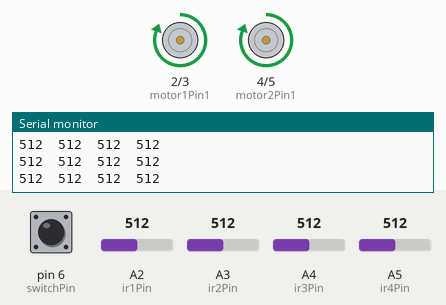
Bench run of a sketch on a simulated Arduino Uno, built with avr-gcc and run on an emulated ATmega328P. Shown: motor-driver pin pairs drawn as motors (green arrow = first pin HIGH = forward, orange = second pin HIGH = backward, longer = more drive), the last lines printed to the serial monitor. The inputs (shaded band) are chosen by the test bench; at power-on: A3 (ir2Pin) = 512, A4 (ir3Pin) = 512, pin 6 (switchPin) HIGH, A2 (ir1Pin) = 512, A5 (ir4Pin) = 512.

Above: at 1.2 s.
1.3 s: A3 (ir2Pin) set to 518
At 4.26 s:
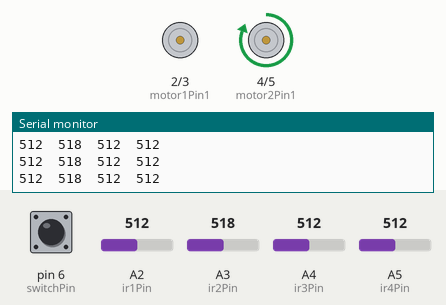
4.3 s: A4 (ir3Pin) set to 30
At 4.46 s:
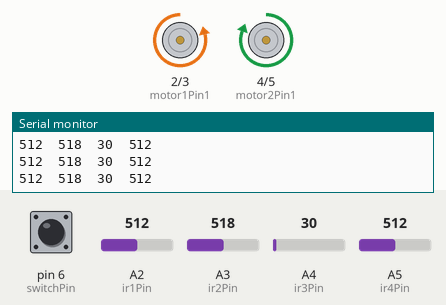
7.3 s: pin 6 (switchPin) pulled LOW for 3.2 s
At 8.2 s:
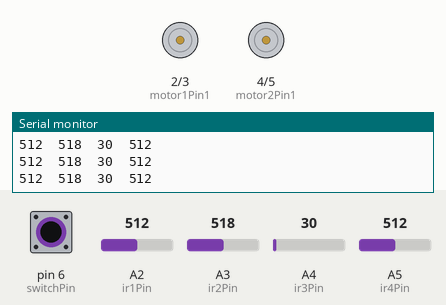
At 8.8 s:
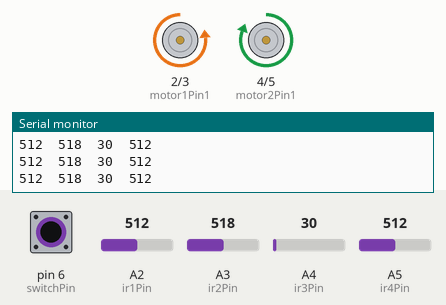
12.0 s: A2 (ir1Pin) set to 891
15.0 s: A2 (ir1Pin) set to 910
18.0 s: A3 (ir2Pin) set to 716
Timing chart, 0 to 24.0 s (numbered marks = the images above; inputs shaded):
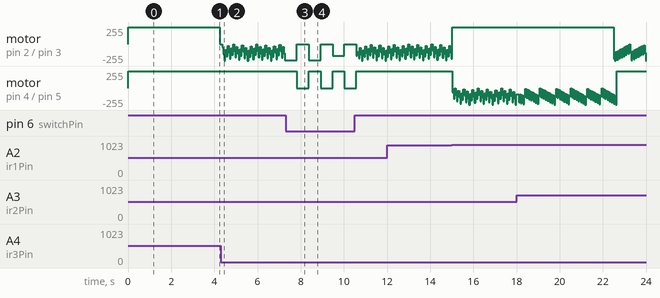

Measured:
- the behaviour switches between 517 and 518 on A3 (ir2Pin) (found by bisection; images 0 and 1)
- after the input at 1.3 s, motor on pin 2 (motor1Pin1) / pin 3 (motor1Pin2): forward 255/255 → stopped after 3.0 s
- after the input at 7.3 s, motor on pin 4 (motor2Pin1) / pin 5 (motor2Pin2): alternates forward 255/255 for 0.55 s and stopped for 0.55 s, 6 changes in all, then stays forward 255/255, starting after 0.52 s

The sketch:

sketch_may25b.ino
```cpp
// Define motor pins
const int motor1Pin1 = 2;
const int motor1Pin2 = 3;
const int motor2Pin1 = 4;
const int motor2Pin2 = 5;

// Define IR sensor pins
const int ir1Pin = A2;
const int ir2Pin = A3;
const int ir3Pin = A4;
const int ir4Pin = A5;

// Define IR sensor threshold
const int threshold = 900; // Adjust this threshold value as per your line color and lighting conditions

// Define switch pin
const int switchPin = 6;

// PID Constants
const float Kp = 0.5;   // Proportional constant
const float Ki = 0.2;   // Integral constant
const float Kd = 0.1;   // Derivative constant

// Define variables for PID control
float error = 0;
float lastError = 0;
float integral = 0;
float derivative = 0;
float pidValue = 0;

bool motorsEnabled = true;

void setup() {
  // Initialize motor pins as outputs
  pinMode(motor1Pin1, OUTPUT);
  pinMode(motor1Pin2, OUTPUT);
  pinMode(motor2Pin1, OUTPUT);
  pinMode(motor2Pin2, OUTPUT);

  // Initialize switch pin as input
  pinMode(switchPin, INPUT_PULLUP);

  // Initialize serial communication
  Serial.begin(9600);
}

void loop() {
  // Check the state of the switch
  if (digitalRead(switchPin) == LOW) {
    motorsEnabled = !motorsEnabled; // Toggle the motorsEnabled variable
    delay(500); // Add a small delay for switch debounce
  }

  if (motorsEnabled) {
    // Read IR sensor values
    int ir1 = analogRead(ir1Pin);
    int ir2 = analogRead(ir2Pin);
    int ir3 = analogRead(ir3Pin);
    int ir4 = analogRead(ir4Pin);

    // Print IR sensor values to serial monitor
    Serial.print(ir1);
    Serial.print("\t");
    Serial.print(ir2);
    Serial.print("\t");
    Serial.print(ir3);
    Serial.print("\t");
    Serial.println(ir4);

    // Determine direction to turn
    int turn = 0;
    if (ir1 < threshold) {
      turn = 1;
    }
    else if (ir4 < threshold) {
      turn = -1;
    }
    else if (ir2 && ir3 && ir4 && ir1 > threshold){
      turn = 0;
    }
    // PID control
    error = ir3 - ir2; // Adjust the IR sensor order for line-following
    integral += error;
    derivative = error - lastError;
    pidValue = (Kp * error) + (Ki * integral) + (Kd * derivative);

    // Adjust motor speed and direction based on PID value
    int leftSpeed = 0;
    int rightSpeed = 0;

    if (turn == 0) {
      leftSpeed = 200;
      rightSpeed = 200;
    }
    else if (turn == 1) {
      leftSpeed = 200 + pidValue;
      rightSpeed = 200 - pidValue;
    }
    else if (turn == -1) {
      leftSpeed = 200 - pidValue;
      rightSpeed = 200 + pidValue;
    }

    // Set motor speeds and directions
    if (leftSpeed > 0) {
      analogWrite(motor1Pin1, leftSpeed);
      analogWrite(motor1Pin2, 0);
    } else {
      analogWrite(motor1Pin1, 0);
      analogWrite(motor1Pin2, -leftSpeed);
    }

    if (rightSpeed > 0) {
      analogWrite(motor2Pin1, rightSpeed);
      analogWrite(motor2Pin2, 0);
    } else {
      analogWrite(motor2Pin1, 0);
      analogWrite(motor2Pin2, -rightSpeed);
    }

    // Store the last error for the next iteration
    lastError = error;
  }
  else {
    // Turn off motors
    analogWrite(motor1Pin1, 0);
    analogWrite(motor1Pin2, 0);
    analogWrite(motor2Pin1, 0);
    analogWrite(motor2Pin2, 0);
  }

  // Add delay to prevent motor chatter
  delay(50);
}
```
